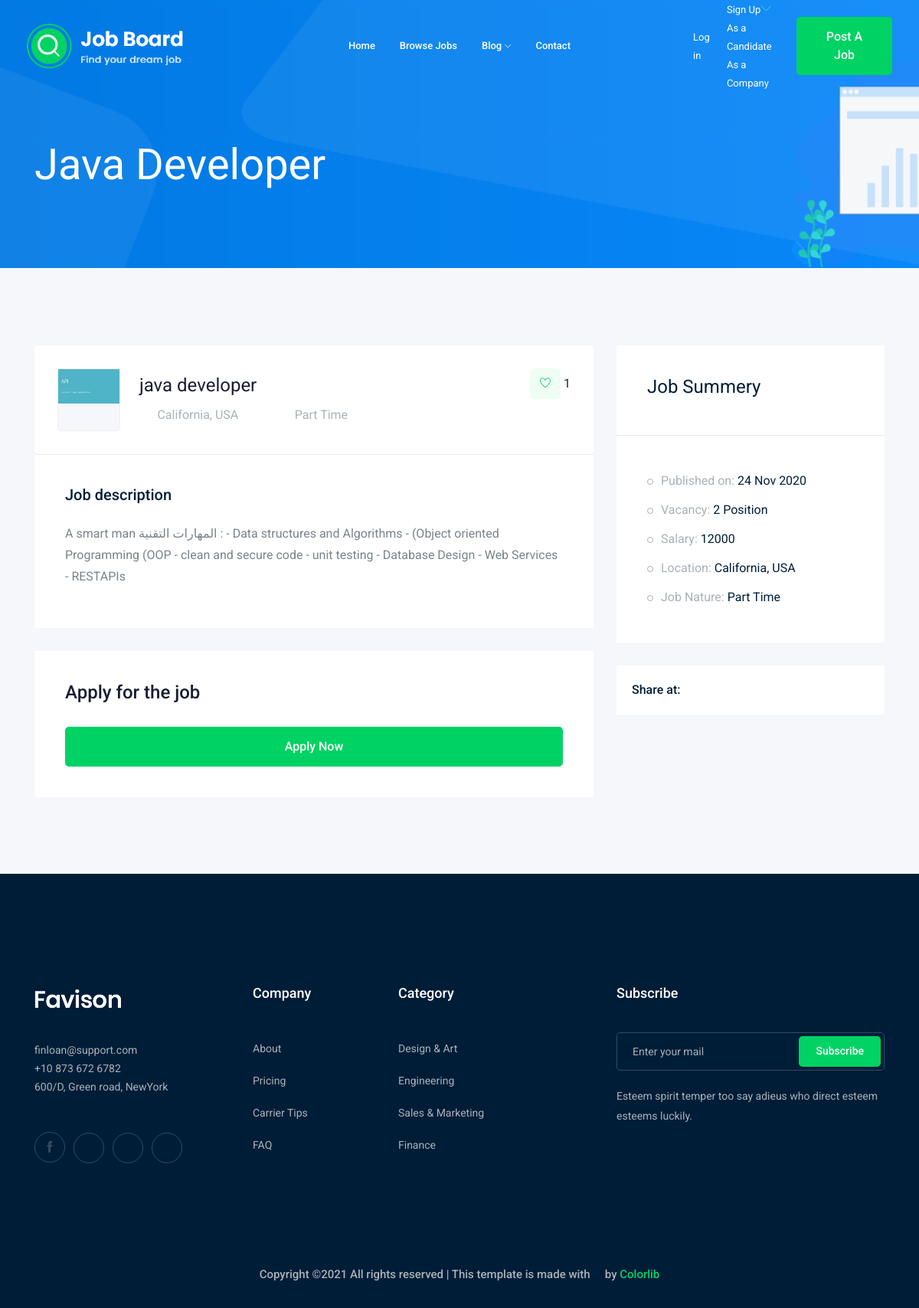
/jobs/3, run on the app's committed database.
### job/models.py (models this page shows, shortened)
class Job(models.Model):
    owner = models.ForeignKey(User, related_name="jobs", on_delete=models.CASCADE)
    title = models.CharField(max_length = 150)
    description = RichTextField(blank=True, null=True)
    job_type = models.CharField(max_length = 150, choices=JOB_CHOICES)
    published_at = models.DateTimeField(auto_now=True)
    vacancy = models.IntegerField(default=1)
    salary = models.IntegerField(default=1)
    experience = models.IntegerField(default=1)
    image = models.ImageField(upload_to=upload_job_image)
    likers = models.ManyToManyField(User, related_name='liked_jobs', blank=True)
    category = models.ForeignKey('Category', related_name='jobs', on_delete=models.SET_NULL, null=True)
    objects = models.Manager()
    skills = TaggableManager()

### job/views.py (the view)
# urls.py: path('<int:id>', job_details, name='job_details'),
def job_details (request, id):
    job_details = Job.objects.get(id=id)
    if request.method == 'POST':
        return redirect(reverse('jobs:application', args=[id]))
    context = {
        "job_details": job_details,
    }
    return render(request, "job/job_details.html", context)

### blog/context_poccessors.py (called while the page is built)
def extras(request):
    categories = Category.objects.all()
    return {'categories': categories}

### job/templates/job/job_details.html (shortened to what this page needs)
{% extends 'base.html' %}
{% load bootstrap4 %}
{% load static %}
    {% block body %}
    <div class="bradcam_area bradcam_bg_1">
        <div class="container">
            <div class="row">
                <div class="col-xl-12">
                    <div class="bradcam_text">
                        <h3>{{job_details.title}}</h3>
                    </div>
                </div>
            </div>
        </div>
    </div>
    <div class="job_details_area">
        <div class="container">
            <div class="row">
                <div class="col-lg-8">
                    <div class="job_details_header">
                        <div class="single_jobs white-bg d-flex justify-content-between">
                            <div class="jobs_left d-flex align-items-center">
                                <div class="thumb" style="padding: 0;">
                                    <img src= "{{job_details.image.url}}" alt="{{job_details.title}}" style="object-fit: contain; max-width: 100%; max-height: 100%;">
                                </div>
                                <div class="jobs_conetent">
                                    <a href="#"><h4>{{job_details.title}}</h4></a>
                                    <div class="links_locat d-flex align-items-center">
                                        <div class="location">
                                            <p> <i class="fa fa-map-marker"></i> California, USA</p>
                                        </div>
                                        <div class="location">
                                            <p> <i class="fa fa-clock-o"></i> {{job_details.job_type}}</p>
                                        </div>
                                    </div>
                                </div>
                            </div>
                            <div class="jobs_right">
                                <div class="apply_now">
                                      {% if request.user in job_details.likers.all %}
                                        <a class="heart_mark"  onclick="likeIt(this)" data-set= '{{job_details.id}}'> <i id="heart{{job_details.id}}" class="fa fa-heart"></i> </a>
                                        <span id="counter{{job_details.id}}" > {{job_details.likers.count}} </span>
                                      {% else %}
                                        <a class="heart_mark"  onclick="likeIt(this)" data-set= '{{job_details.id}}'> <i id="heart{{job_details.id}}" class="ti-heart"></i> </a>
                                        <span id="counter{{job_details.id}}"> {{job_details.likers.count}} </span>
                                     {% endif %}
                                </div>
                            </div>
                        </div>
                    </div>
                    <div class="descript_wrap white-bg">
                        <div class="single_wrap">
                            <h4>Job description</h4>
                           <p>{{job_details.description|safe}}</p>
                        </div>
                    </div>
                    <div class="apply_job_form white-bg">
                        <h4>Apply for the job</h4>
                            <form method="post" class="form" enctype="multipart/form-data">
                                <div class="row">
                                <div class="col-md-12">
                                    <div class="submit_btn">
                                        <button class="boxed-btn3 w-100" type="submit">Apply Now</button>
                                    </div>
                                </div>
                            </div>
                            </div>
                </div>
                <div class="col-lg-4 summery" >
                    <div class="job_sumary">
                        <div class="summery_header">
                            <h3>Job Summery</h3>
                        </div>
                        <div class="job_content">
                            <ul>
                                <li>Published on: <span>{{job_details.published_at|date:'d M o' }}</span></li>
                                <li>Vacancy: <span>{{job_details.vacancy}} Position</span></li>
                                <li>Salary: <span>{{job_details.salary}}</span></li>
                                <li>Location: <span>California, USA</span></li>
                                <li>Job Nature: <span> {{job_details.job_type}}</span></li>
                            </ul>
                        </div>
                    </div>
                    <div class="share_wrap d-flex">
                        <span>Share at:</span>
                        <ul>
                            <li><a href="#"> <i class="fa fa-facebook"></i></a> </li>
                            <li><a href="#"> <i class="fa fa-google-plus"></i></a> </li>
                            <li><a href="#"> <i class="fa fa-twitter"></i></a> </li>
                            <li><a href="#"> <i class="fa fa-envelope"></i></a> </li>
                        </ul>
                    </div>
                        </div>
                    </div>
                </div>
            </div>
    {% endblock %}

### static/css/custom_styles.css (style rules this page uses)
.summery { margin: 0; }

### data on the page
Job: title "Java Developer", image (picture), title "java developer", job_type "Part Time", likers.count "1", description "A smart man المهارات التقنية : - Data structures and Algorithms - (Object oriented Programming (OOP - clean and secure code - unit testing - Database Design - Web Services - RESTAPIs", published_at "24 Nov 2020", vacancy "2", salary "12000"
